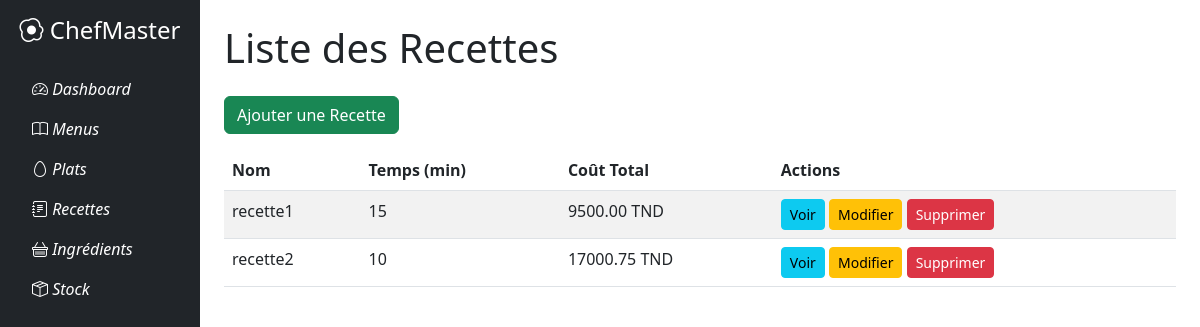
The page /recettes/ on the database as committed earlier.
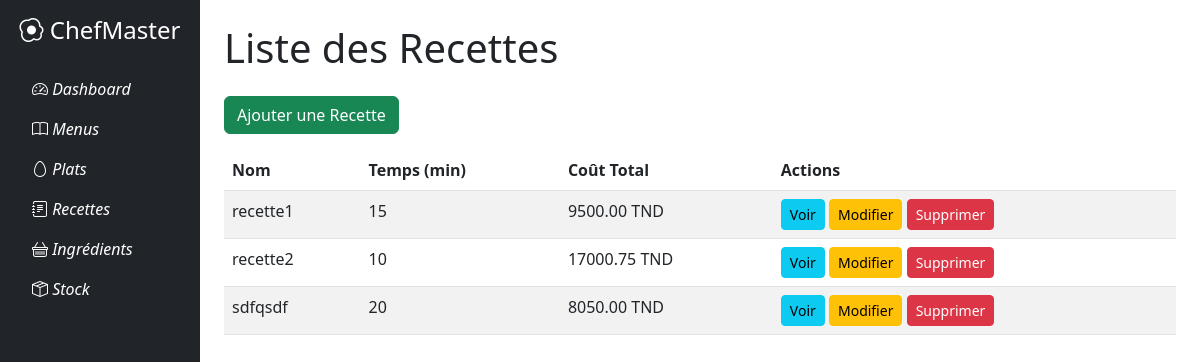
The same page on the database as committed later.
### recettes/models.py (models this page shows, shortened)
class Recette(models.Model):
    nom = models.CharField(max_length=100)
    description = models.TextField(blank=True)
    temps_preparation = models.PositiveIntegerField(help_text="Temps en minutes")
    instructions = models.TextField()
    ingredients = models.ManyToManyField(Ingredient, through='CompositionRecette')
    def cout_total(self):
        return sum(
            comp.quantite * comp.ingredient.prix_unitaire
            for comp in self.compositionrecette_set.all()  # Notez le nom corrigé
        )

class CompositionRecette(models.Model):
    recette = models.ForeignKey(Recette, on_delete=models.CASCADE)
    ingredient = models.ForeignKey(Ingredient, on_delete=models.CASCADE)
    quantite = models.DecimalField(max_digits=6, decimal_places=2)
    class Meta:
        unique_together = ('recette', 'ingredient')

### ingredients/models.py (models this page shows, shortened)
class Ingredient(models.Model):
    UNITE_MESURE_CHOICES = [
        ('kg', 'Kilogramme (kg)'),
        ('g', 'Gramme (g)'),
        ('l', 'Litre (l)'),
        ('ml', 'Millilitre (ml)'),
        ('m', 'Mètre (m)'),
        ('cm', 'Centimètre (cm)'),
        ('piece', 'Pièce'),
        ('autre', 'Autre'),
    ]
    nom = models.CharField(max_length=100)
    unite_mesure = models.CharField(max_length=50, choices=UNITE_MESURE_CHOICES, default='piece') # default value added
    quantite = models.DecimalField( max_digits=10, decimal_places=2, default=1.0, verbose_name="Quantité disponible" )
    prix_unitaire = models.DecimalField(max_digits=10, decimal_places=2, verbose_name="Prix unitaire (TND)", validators=[MinValueValidator(0)])
    date_achat = models.DateField(null=True, blank=True, verbose_name="Date d'achat")  # Saisie manuelle
    date_validite = models.DateField( verbose_name="Date de validité", null=True, blank=True )

### recettes/views.py (the view)
# urls.py: path('', views.RecetteListView.as_view(), name='recette-list'),
class RecetteListView(ListView):
    model = Recette
    template_name = 'recettes/recette_list.html'
    context_object_name = 'recettes'

### recettes/templates/recettes/recette_list.html
{% extends 'base.html' %}
{% block content %}
<h1 class="mb-4">Liste des Recettes</h1>
<a href="{% url 'recette-create' %}" class="btn btn-success mb-3">Ajouter une Recette</a>
<table class="table table-striped">
    <thead>
        <tr>
            <th>Nom</th>
            <th>Temps (min)</th>
            <th>Coût Total</th>
            <th>Actions</th>
        </tr>
    </thead>
    <tbody>
        {% for recette in recettes %}
        <tr>
            <td>{{ recette.nom }}</td>
            <td>{{ recette.temps_preparation }}</td>
            <td>{{ recette.cout_total|floatformat:2 }} TND</td>
            <td>
                <a href="{% url 'recette-detail' recette.pk %}" class="btn btn-info btn-sm">Voir</a>
                <a href="{% url 'recette-update' recette.pk %}" class="btn btn-warning btn-sm">Modifier</a>
                <a href="{% url 'recette-delete' recette.pk %}" class="btn btn-danger btn-sm">Supprimer</a>
            </td>
        </tr>
        {% endfor %}
    </tbody>
</table>
{% endblock %}

Rows that differ between the two databases and show on the page:
added Recette: nom "sdfqsdf", temps_preparation "20", cout_total "8050.00"
